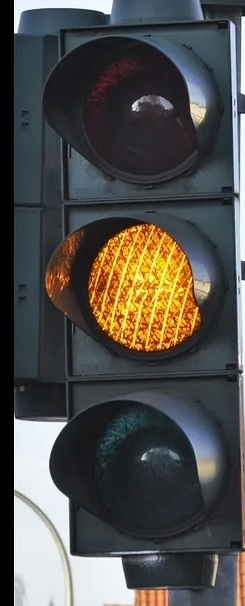
#> input picture 1.jpg, 245 x 606 px
$ python gotovo.py
#> lines starting #> are read from the running program, lines starting #| are printed output that depends on the picture
from time import sleep

import cv2
import numpy


i = 1
while (i<4):
    photo = cv2.imread(str(i) + ".jpg")
#> photo is the input picture: shape (606, 245, 3); mean B, G, R 75.7, 78.5, 79.8
    photo = cv2.resize(photo, (60, 120))
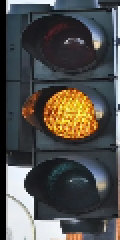
#> photo: shape (120, 60, 3) (shown 2 times larger); mean B, G, R 76.3, 79, 80.3
    cv2.imshow(str(i), photo)

    cutedPhoto = photo[20:101, 8:40]
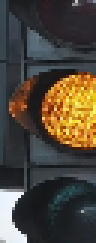
#> cutedPhoto: shape (81, 32, 3) (shown 3 times larger); mean B, G, R 57.9, 69.6, 77.7
    cv2.imshow("cutedPhoto" + str(i), cutedPhoto)

    hsv = cv2.cvtColor(cutedPhoto, cv2.COLOR_BGR2HSV)
#> hsv: shape (81, 32, 3); mean H, S, V 91.1, 75.2, 85.3
    v = hsv[:, :, 2]
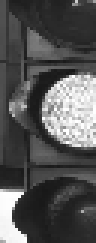
#> v: shape (81, 32) (shown 3 times larger); min 23, max 255, mean 85.3
    cv2.imshow("v" + str(i), v)

    red_sum = numpy.sum(v[0:27, 0:44])
#> red_sum = 54065
    yellow_sum = numpy.sum(v[28:54, 0:44])
#> yellow_sum = 102274
    green_sum = numpy.sum(v[55:81, 0:44])
#> green_sum = 58708

    cv2.rectangle(cutedPhoto, (0, 0), (44, 27), (0, 0, 255), 2)
    cv2.rectangle(cutedPhoto, (0, 28), (44, 54), (0, 255, 255), 2)
    cv2.rectangle(cutedPhoto, (0, 55), (44, 81), (0, 255, 0), 2)
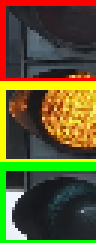
#> cutedPhoto: shape (81, 32, 3) (shown 3 times larger); mean B, G, R 44.8, 89.3, 93.3
    cv2.imshow("FrameCopy" + str(i), cutedPhoto)

    print("красн. массив " + str(red_sum) + " | " + "жёлт. масив " + str(yellow_sum) + " | " + "зел. массив " + str(green_sum))
#| красн. массив 54065 | жёлт. масив 102274 | зел. массив 58708

    if green_sum > yellow_sum and green_sum > red_sum:
        print("зелёный")
    elif yellow_sum > green_sum and yellow_sum > red_sum:
        print("жёлтый")
    elif red_sum > green_sum and red_sum > yellow_sum:
        print("красный")
    else:
        print("красный")

    key = cv2.waitKey(1)
#> (key q is pressed here)
    if key == ord("n"):
        i += 1
        # cv2.destroyAllWindows()

    elif cv2.waitKey(1) == ord("q"):
#> (key q is pressed here)
        break

    sleep(1)

cv2.destroyAllWindows()

$ run again, with 2.jpg copied over 1.jpg
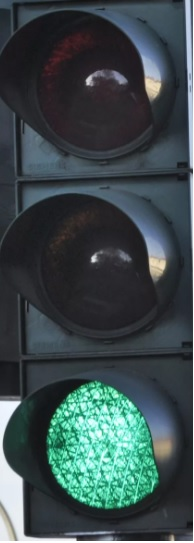
#> input picture 2.jpg, 194 x 543 px
#> photo is the input picture: shape (543, 194, 3); mean B, G, R 76.2, 74.4, 59.1
#> photo: shape (120, 60, 3)
#> hsv: shape (81, 32, 3); mean H, S, V 109.6, 55.7, 75.9
#> `v = hsv[:, :, 2]`:
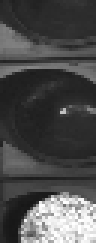
#> v: shape (81, 32) (shown 3 times larger); min 23, max 255, mean 75.9
#> red_sum = 55539
#> yellow_sum = 37786
#> green_sum = 99948
#> `cv2.rectangle(cutedPhoto, (0, 55), (44, 81), (0, 255, 0), 2)`:
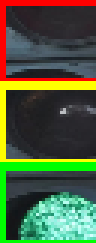
#> cutedPhoto: shape (81, 32, 3) (shown 3 times larger); mean B, G, R 59.7, 94.3, 75.7
#| красн. массив 55539 | жёлт. масив 37786 | зел. массив 99948

$ run again, with 3.jpg copied over 1.jpg
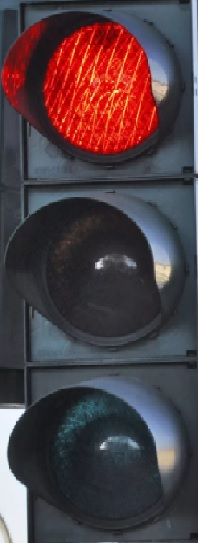
#> input picture 3.jpg, 198 x 543 px
#> photo is the input picture: shape (543, 198, 3); mean B, G, R 68.3, 62.6, 78.8
#> photo: shape (120, 60, 3)
#> hsv: shape (81, 32, 3); mean H, S, V 101.2, 70.1, 83.7
#> `v = hsv[:, :, 2]`:
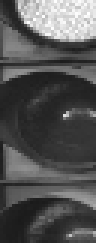
#> v: shape (81, 32) (shown 3 times larger); min 26, max 255, mean 83.7
#> red_sum = 109325
#> yellow_sum = 42856
#> green_sum = 60544
#> `cv2.rectangle(cutedPhoto, (0, 55), (44, 81), (0, 255, 0), 2)`:
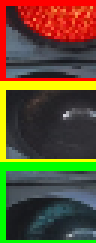
#> cutedPhoto: shape (81, 32, 3) (shown 3 times larger); mean B, G, R 49, 79.7, 91.4
#| красн. массив 109325 | жёлт. масив 42856 | зел. массив 60544

$ run again, with 4.jpg copied over 1.jpg
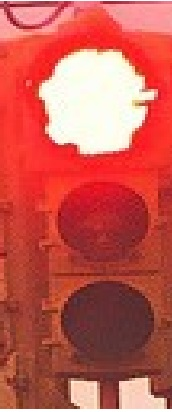
#> input picture 4.jpg, 172 x 412 px
#> photo is the input picture: shape (412, 172, 3); mean B, G, R 81.2, 88.9, 198.8
#> photo: shape (120, 60, 3)
#> hsv: shape (81, 32, 3); mean H, S, V 52.7, 152.8, 199.6
#> `v = hsv[:, :, 2]`:
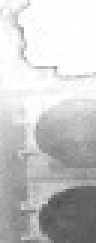
#> v: shape (81, 32) (shown 3 times larger); min 79, max 255, mean 199.6
#> red_sum = 214207
#> yellow_sum = 171547
#> green_sum = 118268
#> `cv2.rectangle(cutedPhoto, (0, 55), (44, 81), (0, 255, 0), 2)`:
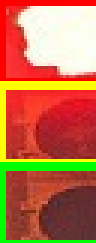
#> cutedPhoto: shape (81, 32, 3) (shown 3 times larger); mean B, G, R 74.4, 113.5, 190.9
#| красн. массив 214207 | жёлт. масив 171547 | зел. массив 118268
